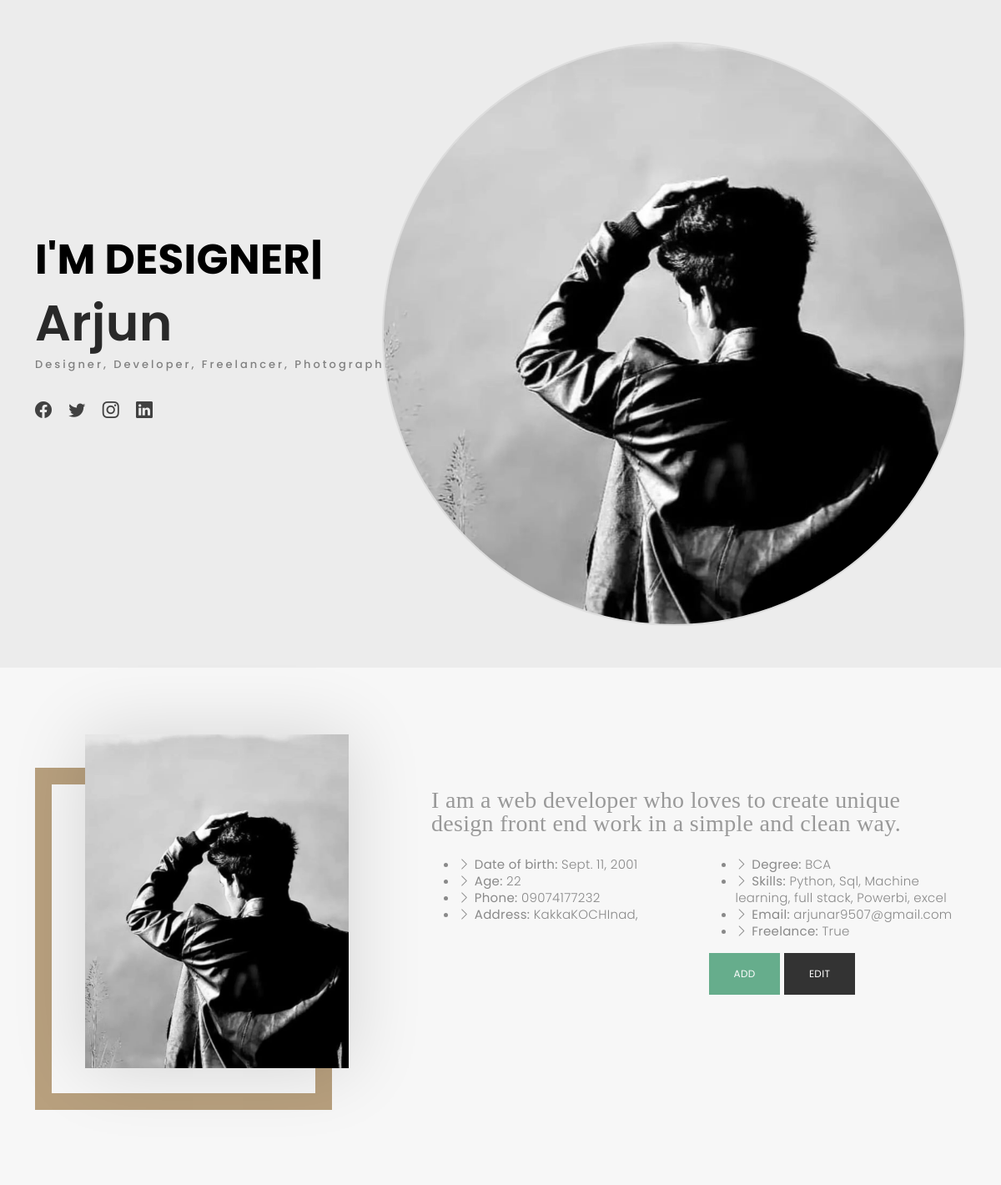
The app's page /view-bio/ with its own data.
### robustuser_app/models.py (models this page shows, shortened)
class Bio(models.Model):
    Name=models.CharField(max_length=250, null=True)
    Date_of_birth=models.DateField(null=True)
    Address=models.CharField(max_length=500, null=True)
    Phone=models.CharField(max_length=11, null=True)
    Age=models.IntegerField(null=True)
    Degree=models.CharField(max_length=450, null=True)
    Email=models.EmailField(null=True)
    Skills=models.CharField(max_length=500, null=True)
    Freelance=models.BooleanField(default=True)
    Image=models.ImageField(upload_to='bio')

### robustuser_app/views.py (the view)
# urls.py: path('view-bio/', views.viewBio, name='view_bio'),
def viewBio(request):
    datas=Bio.objects.all()
    return render(request, 'admin/bio.html', {'datas':datas})

### templates/admin/bio.html (shortened to what this page needs)
<!DOCTYPE html>
{% load static %}
<html lang="en">
<head>
  <link href="{% static 'assets/vendor/bootstrap/css/bootstrap.min.css' %}" rel="stylesheet">
  <link href="{% static 'assets/vendor/bootstrap-icons/bootstrap-icons.css' %}" rel="stylesheet">
  <link href="{% static 'assets/vendor/boxicons/css/boxicons.min.css' %}" rel="stylesheet">
  <link href="{% static 'assets/vendor/glightbox/css/glightbox.min.css' %}" rel="stylesheet">
  <link href="{% static 'assets/vendor/swiper/swiper-bundle.min.css' %}" rel="stylesheet">
  <link href="{% static 'assets/css/style.css' %}" rel="stylesheet">
</head>
<body>
{% for data in datas %}
<div id="hero" class="home">
    <div class="container">
      <div class="hero-content" style="position: relative;">
          <div style="position: absolute; top: 50%; right: 0; transform: translateY(-50%);">
                <img src="{{ data.Image.url }}" class="img-responsive" alt="me" style="width: 700px; height: 700px; border-radius: 50%; border: 2px solid #ddd;">
              </div>
        <h1>I'm <span class="typed" data-typed-items="Designer, Developer, Freelancer, Photographer"></span></h1>
        <h2>{{ data.Name }}</h2>
        <p>Designer, Developer, Freelancer, Photographer</p>
        <ul class="list-unstyled list-social">
          <li><a href="#"><i class="bi bi-facebook"></i></a></li>
          <li><a href="#"><i class="bi bi-twitter"></i></a></li>
          <li><a href="#"><i class="bi bi-instagram"></i></a></li>
          <li><a href="#"><i class="bi bi-linkedin"></i></a></li>
        </ul>
      </div>
    </div>
  </div>
    <div id="about" class="paddsection">
      <div class="container">
        <div class="row justify-content-between">
          <div class="col-lg-4 ">
            <div class="div-img-bg">
              <div class="about-img">
                <img src="{{ data.Image.url }}" class="img-responsive" alt="me">
              </div>
            </div>
          </div>
          <div class="col-lg-7">
            <div class="about-descr">
              <p class="p-heading">I am a web developer who loves to create unique design front end work in a simple and clean way.</p>
<div class="bio">
    <div class="row">
        <div class="col-lg-6">
            <ul>
                <li><i class="bi bi-chevron-right"></i> <strong>Date of birth:</strong> <span>{{ data.Date_of_birth }}</span></li>
                <li><i class="bi bi-chevron-right"></i> <strong>Age:</strong> <span>{{ data.Age }}</span></li>
                <li><i class="bi bi-chevron-right"></i> <strong>Phone:</strong> <span>{{ data.Phone }}</span></li>
                <li><i class="bi bi-chevron-right"></i> <strong>Address:</strong> <span>{{ data.Address }}</span></li>
            </ul>
        </div>
        <div class="col-lg-6">
            <ul>
                <li><i class="bi bi-chevron-right"></i> <strong>Degree:</strong> <span>{{ data.Degree }}</span></li>
                <li><i class="bi bi-chevron-right"></i> <strong>Skills:</strong> <span>{{ data.Skills }}</span></li>
                <li><i class="bi bi-chevron-right"></i> <strong>Email:</strong> <span>{{ data.Email }}</span></li>
                <li><i class="bi bi-chevron-right"></i> <strong>Freelance:</strong> <span>{{ data.Freelance }}</span></li>
            </ul>
            <a href="{% url 'add_bio' %}" class="btn btn-success {% if datas.count > 0 %}disabled{% endif %}">Add</a>
            <a href="{% url 'update_bio' data.id %}" class="btn btn-primary">Edit</a>
            {% endfor %}
        </div>
    </div>
</div>
            </div>
            </div>
          </div>
        </div>
      </div>
</body>
</html>

### static/assets/css/style.css (style rules this page uses)
body { background: #ffffff; color: #898989; font-family: "Poppins", helvetica; font-size: 15px; font-weight: 300; line-height: 20px; letter-spacing: 0.02em; overflow-x: hidden; margin: 0 auto; padding: 0; box-sizing: border-box; }
h1, h2, h3, h4, h5, h6 { margin: 0; }
h2 { color: #292929; font-weight: 600; }
a { color: #292929; text-decoration: none !important; transition: all 0.5s ease-in-out 0s; }
p { margin: 25px 0; padding: 0; font-size: 15px; color: #999999; line-height: 28px; }
.btn { background: #333; border: medium none; border-radius: 0; color: #fff; font-size: 12px; height: 50px; line-height: 50px; padding: 0 30px; text-transform: uppercase; }
.paddsection { padding-top: 90px; padding-bottom: 90px; }
#hero { background:#ececec; repeat scroll center center/cover; height: 100vh; width: 100%; }
#hero .hero-content { height: 100vh; text-align: left; width: 100%; display: flex; justify-content: center; flex-direction: column; }
.hero-content h1 { font-size: 50px; font-weight: 700; margin-bottom: 10px; text-transform: uppercase; color:black; }
.hero-content h2 { font-size: 60px; }
.hero-content p { font-size: 13px; letter-spacing: 3px; margin-top: 0; margin-bottom: 30px; text-transform: capitalize; color: grey; font-weight: 500; }
.hero-content .list-social li { float: left; margin-right: 20px; }
.hero-content .list-social li i { color: #414141; font-size: 20px; }
#about { width: 100%; height: auto; background: #f7f7f7; padding-top: 120px; }
#about .div-img-bg { padding-bottom: 30px; border: 20px solid #b8a07e; }
#about .div-img-bg .about-img img { width: 100%; box-shadow: 0px 0px 85px 0px rgba(0, 0, 0, 0.14); margin-top: -60px; margin-left: 40px; height: 400px; -o-object-fit: cover; object-fit: cover; }
#about .about-descr .p-heading { font-family: "Playfair Display", serif; font-size: 28px; text-align: left; }

### records on screen
Bio: Image (picture), Name "Arjun", Date_of_birth "Sept. 11, 2001", Age "22", Phone "09074177232", Address "KakkaKOCHInad,", Degree "BCA", Skills "Python, Sql, Machine learning, full stack, Powerbi, excel", Email "arjunar9507@gmail.com", Freelance "True"
